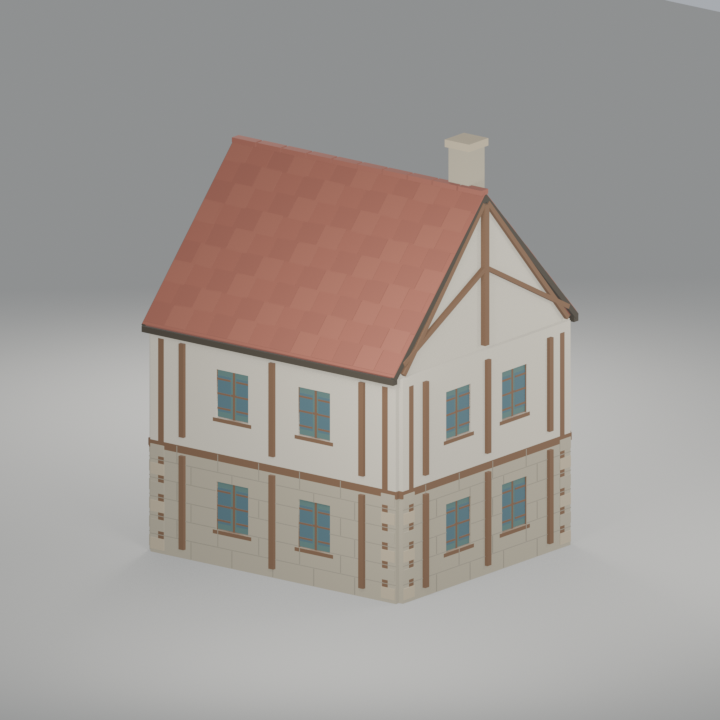
#> input picture Art/Generated/Floor1Modular20260916/renders/01_hearth_cottage-back34-closed.png, 720 x 720 px, given in place of pizza_party.png, which was not available
$ python finish_evidence.py
#> lines starting #> are read from the running program, lines starting #| are printed output that depends on the picture; pictures that were not available may be replaced by others from this repository, and a replacement may not be noted
from PIL import Image,ImageDraw,ImageFont
from pathlib import Path
import json,hashlib
root=Path(__file__).resolve().parents[2];out=Path(__file__).resolve().parent
ids=['pizza_party','frosted_cake','fox_den','bunny_burrow','rocket_port','dragon_roost']
font='/System/Library/Fonts/Supplemental/Arial.ttf';normal=ImageFont.truetype(font,18);title=ImageFont.truetype(font,25)
canvas=Image.new('RGB',(1440,990),'#e1edf5');d=ImageDraw.Draw(canvas);d.text((24,14),'ORIGINAL SKIN POLISH · Offline asset comparison',font=title,fill='#243550');d.text((24,47),'Actual exported meshes. Blender lighting approximation. Not game screenshots or device performance evidence.',font=normal,fill='#324662')
#> after `canvas = Image.new('RGB', (1440, 990), '#e1edf5')`:
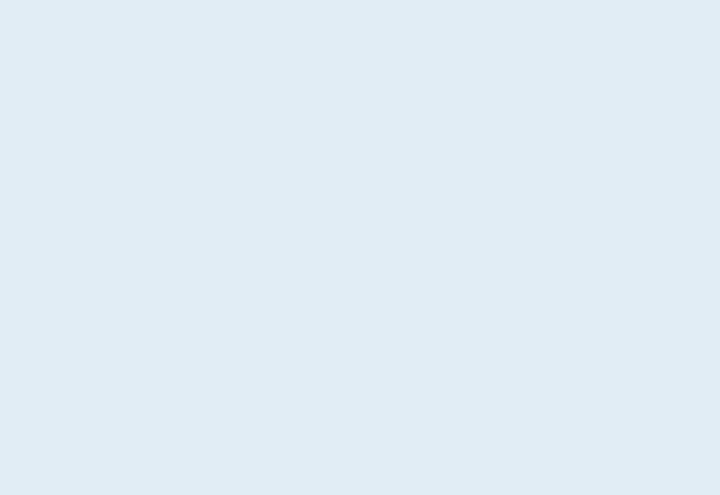
#> canvas: PIL image 1440x990 RGB (shown at 1/2 size); mean R, G, B 225, 237, 245
for i,name in enumerate(ids):
 x=(i%3)*480;y=90+(i//3)*440;d.text((x+15,y),name.replace('_',' ').title(),font=title,fill='#243550')
 for j,folder in enumerate(['before','author']):
  im=Image.open(out/folder/'renders'/f'{name}.png').convert('RGBA');im.thumbnail((232,210));canvas.paste(im,(x+5+j*240,y+42),im)
#> further down, im is the input picture: PIL image 720x720 RGBA; mean R, G, B, A 160.9, 154.8, 150.8, 255
#> after `im.thumbnail((232, 210))`:
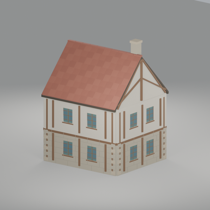
#> im: PIL image 210x210 RGBA; mean R, G, B, A 160.8, 154.8, 150.8, 255
#> after `canvas.paste(im, (x + 5 + j * 240, y + 42), im)`:
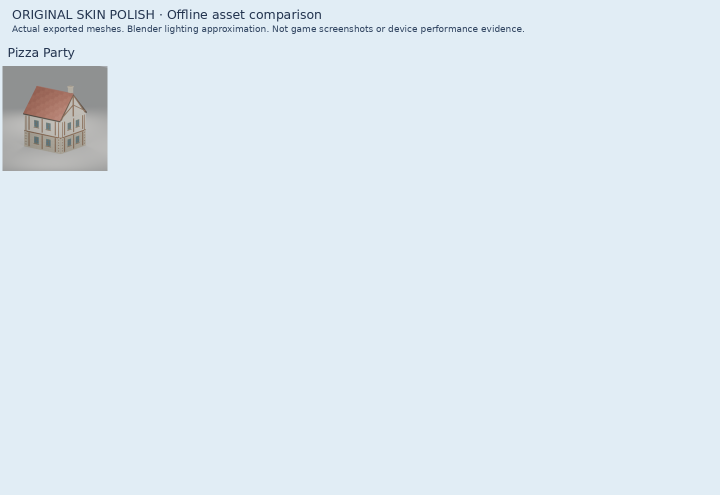
#> canvas: PIL image 1440x990 RGB (shown at 1/2 size); mean R, G, B 222, 233.5, 241.2
  d.text((x+18+j*240,y+246),'BEFORE' if j==0 else 'AFTER',font=normal,fill='#324662')
  small=Image.open(out/folder/'renders'/f'{name}.png').convert('RGBA').resize((144,120),Image.Resampling.LANCZOS);canvas.paste(small,(x+40+j*240,y+276),small)
#> after `small = Image.open(out / folder / 'renders' / f'{name}.png').convert('`:
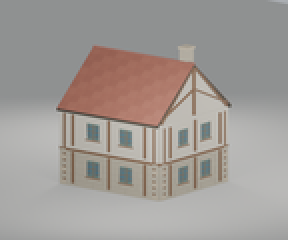
#> small: PIL image 144x120 RGBA (shown 2 times larger); mean R, G, B, A 160.8, 154.8, 150.7, 255
 d.text((x+15,y+402),'Small preview · identical presentation scale',font=normal,fill='#324662')
#> pass 2 of the loop `for i,name in enumerate(ids):`:
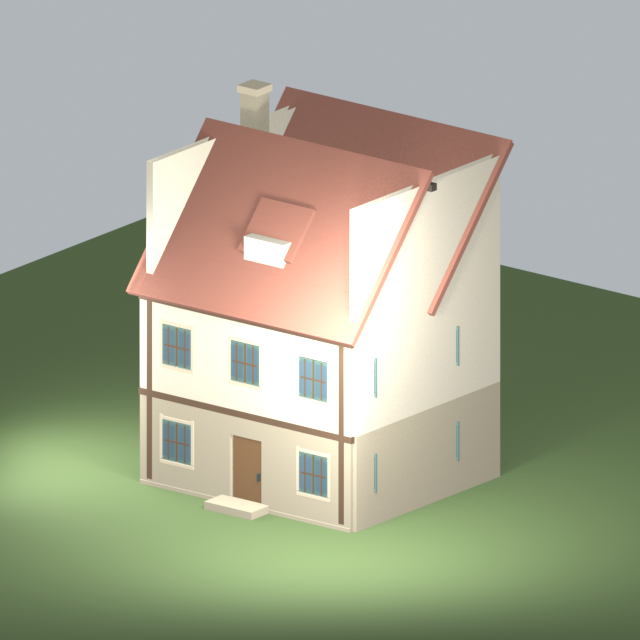
#> input picture Art/Generated/Floor1Modular20260916/renders/01_hearth_cottage-closed.png, 640 x 640 px, given in place of frosted_cake.png, which was not available
#> im is the input picture: PIL image 640x640 RGBA; mean R, G, B, A 166.3, 168.8, 148.5, 255
#> im: PIL image 210x210 RGBA
#> `canvas.paste(im, (x + 5 + j * 240, y + 42), im)`:
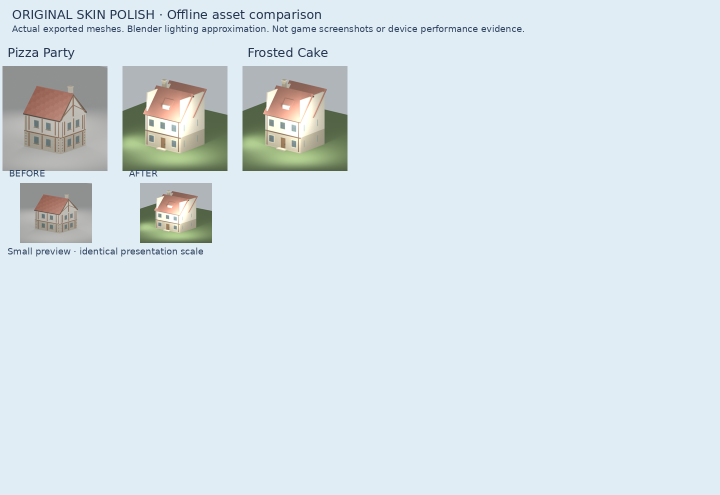
#> canvas: PIL image 1440x990 RGB (shown at 1/2 size); mean R, G, B 216.5, 227.1, 232.6
#> `small = Image.open(out / folder / 'renders' / f'{name}.png').convert('`:
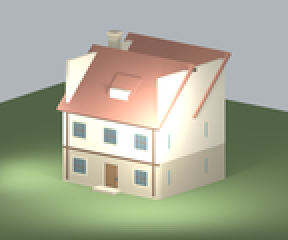
#> small: PIL image 144x120 RGBA (shown 2 times larger); mean R, G, B, A 166.2, 168.7, 148.5, 255
#> (the run stopped early here; a loop or call above may not have finished)
